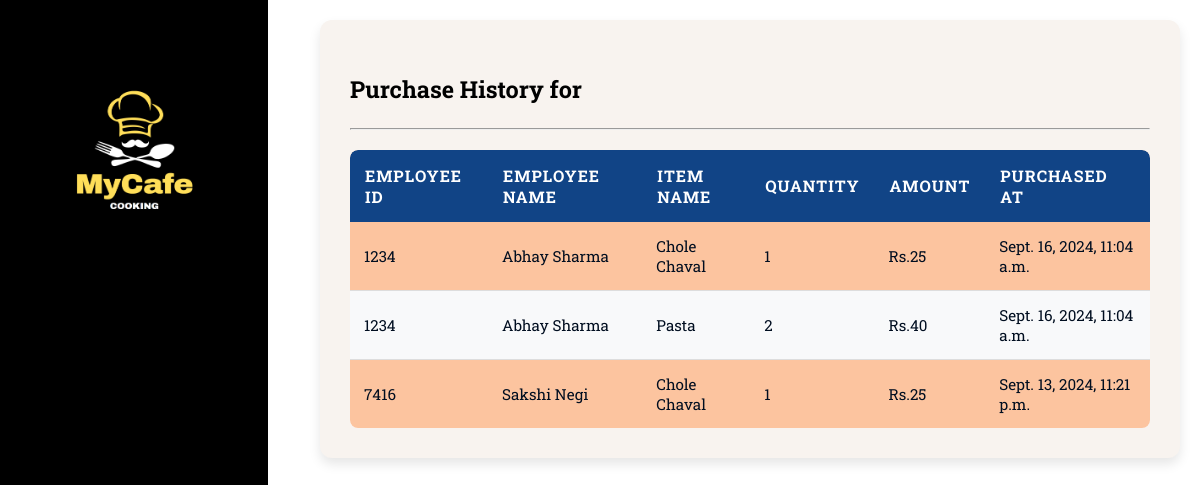
Page /purchases/ on the committed database.
### base/models.py (models this page shows, shortened)
class Purchases(models.Model):
    employee = models.ForeignKey(Employees, on_delete=models.CASCADE, related_name='purchases')
    item = models.ForeignKey(Items, on_delete=models.CASCADE, related_name='purchases')
    quantity = models.PositiveIntegerField()
    amount = models.PositiveIntegerField(editable=True)
    purchased_at = models.DateTimeField(auto_now_add=True)

class Employees(models.Model):
    user = models.OneToOneField(User, on_delete=models.CASCADE, primary_key=True, related_name='employee_profile')
    Id = models.PositiveIntegerField(unique=True)
    FirstName = models.CharField(max_length=200)
    FirstName=models.CharField(max_length=200)
    LastName=models.CharField(max_length=200)
    MailId=models.EmailField()
    Balance = models.PositiveIntegerField( default=0)
    updated =models.DateTimeField(auto_now =True)
    created=models.DateTimeField(auto_now_add=True)
    class Meta:
        ordering =['-updated','-created']

class Items(models.Model):
    ItemName=models.CharField(max_length=200)
    Quantity=models.PositiveIntegerField()
    Amount=models.PositiveIntegerField()
    updated =models.DateTimeField(auto_now =True)
    created=models.DateTimeField(auto_now_add=True)
    class Meta:
        ordering =['-updated','-created']

### base/views.py (the view)
# urls.py: path('purchases/', views.allPurchaseHistory, name='allPurchaseHistory'),
def allPurchaseHistory(request):
    purchases = Purchases.objects.all().order_by('-purchased_at')
    context = {'purchases': purchases}
    return render(request, 'base/purchase/purchase_history.html', context)

### base/context_processors.py (called while the page is built)
def is_admin_user(request):
    if request.user.is_authenticated:
        is_admin = 'admin' in request.user.username.lower()
    else:
        is_admin = False
    return {
        'is_admin': is_admin
    }

### base/templates/base/purchase/purchase_history.html
{% extends 'main.html' %}
{% load static %}
{% block content %}
<div class="purchase-history-container">
    {% if is_admin %}
    <h3>Purchase History of all Employees</h3>
    {% else %}
    <h3>Purchase History for {{ employee.FirstName }} {{ employee.LastName }}</h3>
    {% endif %}
    <hr>
    {% if purchases %}
        <table class="purchase-history-table">
            <thead>
                <tr>
                    <th>Employee Id</th>
                    <th>Employee Name</th>
                    <th>Item Name</th>
                    <th>Quantity</th>
                    <th>Amount</th>
                    <th>Purchased At</th>
                </tr>
            </thead>
            <tbody>
                {% for purchase in purchases %}
                    <tr>
                        <td>{{ purchase.employee.Id }}</td>
                        <td>{{ purchase.employee.FirstName }} {{ purchase.employee.LastName }}</td>
                        <td>{{ purchase.item.ItemName }}</td>
                        <td>{{ purchase.quantity }}</td>
                        <td>Rs.{{ purchase.amount }}</td>
                        <td>{{ purchase.purchased_at }}</td>
                    </tr>
                {% endfor %}
            </tbody>
        </table>
    {% else %}
        <p>No purchases made so far.</p>
    {% endif %}
</div>
{% endblock %}

### templates/main.html (shortened to what this page needs)
{% load static %}
<!DOCTYPE html>
<html lang="en">
<head>
    <link rel="stylesheet" href="{% static 'css/styles.css' %}">
</head>
<body class="mian">
    {% include 'navbar.html' %}
    <div class="main-content">
        {% block content %}
        {% endblock %}
    </div>
</body>
</html>

### templates/navbar.html (shortened to what this page needs)
{% load static %}
<div class="navbar">
    <a href="{% url 'home' %}">
        <img src="{% static './assets/logo.png' %}" alt="logo" class="logo">
    </a>
</div>

### static/css/styles.css (style rules this page uses)
body { margin:0; padding:0; display:grid; grid-template-columns: 1fr 3fr; font-family: "Roboto Slab", serif; font-size:1.25rem; }
a { text-decoration: none; }
.navbar { padding:1.5rem; display:flex; flex-direction:column; align-items:center; background-color: black; min-height:60.2rem; color:white; margin-right:2rem; }
.navbar .logo { display: flex; margin:2rem; margin-top:4rem; height:125px; width:125px; }
.navbar a { display: flex; color:white; text-decoration: none; }
.purchase-history-container { margin: 20px; padding: 30px; background-color: #f8f3ef; border-radius: 12px; box-shadow: 0 6px 12px rgba(0, 0, 0, 0.1); }
.purchase-history-table { width: 100%; border-collapse: collapse; margin-top: 20px; background-color: #ffffff; border-radius: 8px; overflow: hidden; }
.purchase-history-table th { background-color: #114486; color: #ffffff; padding: 15px; text-align: left; text-transform: uppercase; letter-spacing: 1px; font-weight: bold; font-size: 1rem; }
.purchase-history-table td { padding: 14px; border-bottom: 1px solid #ddd; text-align: left; color: #000e20; font-size: 0.95rem; }
.purchase-history-table tr:nth-child(even) { background-color: #f8f9fa; }
.purchase-history-table tr:nth-child(odd) { background-color: #fcc49f; color: #ffffff; }
.purchase-history-table th:first-child { border-top-left-radius: 8px; }
.purchase-history-table th:last-child { border-top-right-radius: 8px; }
.purchase-history-table tr:last-child td { border-bottom: none; }

### rows in the picture
Purchases: employee.Id "1234", employee.FirstName "Abhay", employee.LastName "Sharma", item.ItemName "Chole Chaval", quantity "1", amount "25", purchased_at "Sept. 16, 2024, 11:04 a.m."
Purchases: employee.Id "1234", employee.FirstName "Abhay", employee.LastName "Sharma", item.ItemName "Pasta", quantity "2", amount "40", purchased_at "Sept. 16, 2024, 11:04 a.m."
Purchases: employee.Id "7416", employee.FirstName "Sakshi", employee.LastName "Negi", item.ItemName "Chole Chaval", quantity "1", amount "25", purchased_at "Sept. 13, 2024, 11:21 p.m."
